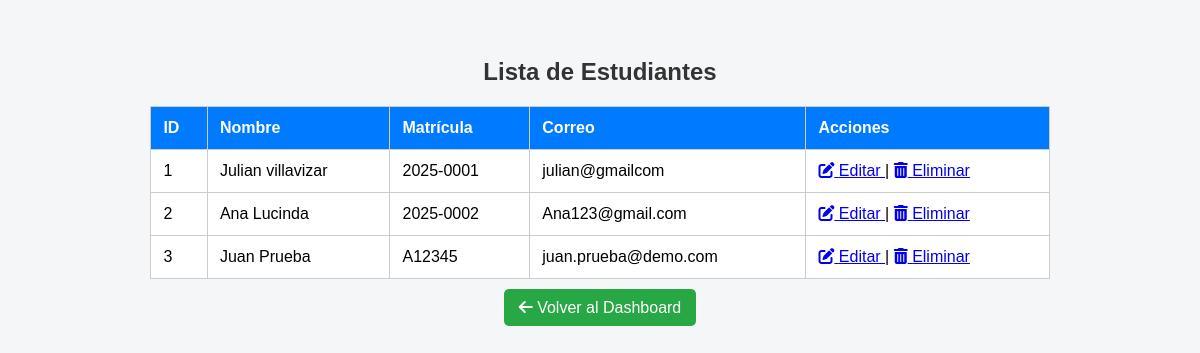
The app's page /views/lista_estudiantes.php (signed in) with its own data.
### tables this page shows
CREATE TABLE `estudiantes` (
  `id_estudiante` int(11) NOT NULL,
  `nombre` varchar(100) DEFAULT NULL,
  `matricula` varchar(50) DEFAULT NULL,
  `correo` varchar(100) DEFAULT NULL
);

### views/lista_estudiantes.php (the view, shortened to what this page needs)
<?php
require_once "../config/conexion.php";
$sql = "SELECT * FROM estudiantes";
$resultado = $conexion->query($sql);
?>
<!DOCTYPE html>
<html lang="es">
<head>
    <link rel="stylesheet" href="https://cdnjs.cloudflare.com/ajax/libs/font-awesome/6.4.0/css/all.min.css">
</head>
<body>
    <h2>Lista de Estudiantes</h2>
    <table>
        <tr>
            <th>ID</th>
            <th>Nombre</th>
            <th>Matrícula</th>
            <th>Correo</th>
            <th>Acciones</th>
        </tr>
        <?php while ($fila = $resultado->fetch_assoc()) { ?>
        <tr>
            <td><?php echo $fila["id_estudiante"]; ?></td>
            <td><?php echo htmlspecialchars($fila["nombre"]); ?></td>
            <td><?php echo htmlspecialchars($fila["matricula"]); ?></td>
            <td><?php echo htmlspecialchars($fila["correo"]); ?></td>
            <td class="actions">
                <a href="editar_estudiante.php?id=<?php echo $fila['id_estudiante']; ?>">
                    <i class="fas fa-edit"></i> Editar
                </a> |
                <a href="../Utilities/eliminar_estudiante.php?id=<?php echo $fila['id_estudiante']; ?>" onclick="return confirm('¿Estás seguro de que deseas eliminar este estudiante?');">
                    <i class="fas fa-trash-alt"></i> Eliminar
                </a>
            </td>
        </tr>
        <?php } ?>
    </table>
    <div class="volver">
        <a href="dashboard.php" class="button">
            <i class="fas fa-arrow-left"></i> Volver al Dashboard
        </a>
    </div>
</body>
</html>

### views/lista_estudiantes.php (style rules this page uses)
body { font-family: Arial, sans-serif; background-color: #f4f6f8; padding: 30px; }
table { width: 80%; margin: auto; border-collapse: collapse; background: white; }
th, td { padding: 12px; border: 1px solid #ccc; text-align: left; }
th { background-color: #007bff; color: white; }
h2 { text-align: center; color: #333; }
.volver { display: block; text-align: center; margin-top: 20px; }
a.button { background: #28a745; color: white; padding: 10px 15px; text-decoration: none; border-radius: 5px; }

### records on screen
estudiantes: id_estudiante "1", nombre "Julian villavizar", matricula "2025-0001", correo "julian@gmailcom"
estudiantes: id_estudiante "2", nombre "Ana Lucinda", matricula "2025-0002", correo "Ana123@gmail.com"
estudiantes: id_estudiante "3", nombre "Juan Prueba", matricula "A12345", correo "juan.prueba@demo.com"
